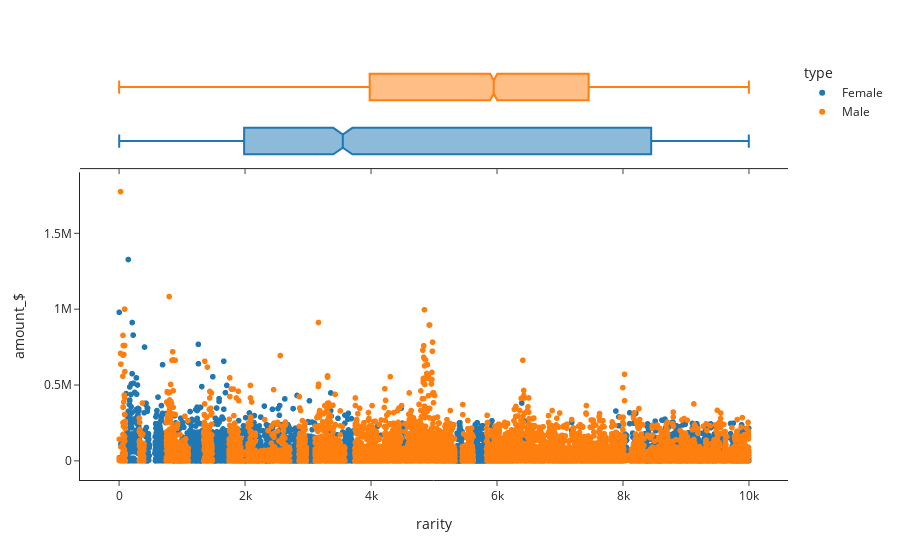

Write notebook code for a chart like this one.
### Markdown cell above
### Rarity

### Code cell
fig = px.scatter(sales_humans_2020, x='rarity', y='amount_$', color="type", marginal_x='box', template='simple_white')
fig.show()

### Figure 1 — Plotly figure (JSON) as saved in the notebook; plotly's stock layout.template omitted (floating-point values rounded to 4 significant figures; data arrays with more than 128 entries replaced by an {"elided": "..."} marker saying what was removed)
{"data": [{"hovertemplate": "type=Female<br>rarity=%{x}<br>amount_$=%{y}<extra></extra>", "legendgroup": "Female", "marker": {"color": "#1F77B4", "symbol": "circle"}, "mode": "markers", "name": "Female", "showlegend": true, "type": "scattergl", "x": {"elided": "4492 int values"}, "xaxis": "x", "y": {"elided": "4492 float values"}, "yaxis": "y"}, {"alignmentgroup": "True", "hovertemplate": "type=Female<br>rarity=%{x}<extra></extra>", "legendgroup": "Female", "marker": {"color": "#1F77B4", "symbol": "circle"}, "name": "Female", "notched": true, "offsetgroup": "Female", "showlegend": false, "type": "box", "x": {"elided": "4492 int values"}, "xaxis": "x2", "yaxis": "y2"}, {"hovertemplate": "type=Male<br>rarity=%{x}<br>amount_$=%{y}<extra></extra>", "legendgroup": "Male", "marker": {"color": "#FF7F0E", "symbol": "circle"}, "mode": "markers", "name": "Male", "showlegend": true, "type": "scattergl", "x": {"elided": "9212 int values"}, "xaxis": "x", "y": {"elided": "9212 float values"}, "yaxis": "y"}, {"alignmentgroup": "True", "hovertemplate": "type=Male<br>rarity=%{x}<extra></extra>", "legendgroup": "Male", "marker": {"color": "#FF7F0E", "symbol": "circle"}, "name": "Male", "notched": true, "offsetgroup": "Male", "showlegend": false, "type": "box", "x": {"elided": "9212 int values"}, "xaxis": "x2", "yaxis": "y2"}], "layout": {"legend": {"title": {"text": "type"}, "tracegroupgap": 0}, "margin": {"t": 60}, "xaxis": {"anchor": "y", "domain": [0, 1], "title": {"text": "rarity"}}, "xaxis2": {"anchor": "y2", "domain": [0, 1], "matches": "x", "showticklabels": false}, "yaxis": {"anchor": "x", "domain": [0, 0.7326], "title": {"text": "amount_$"}}, "yaxis2": {"anchor": "x2", "domain": [0.7426, 1], "matches": "y2", "showline": false, "showticklabels": false, "ticks": ""}}}
